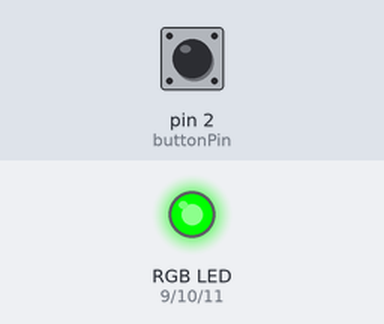
The sketch below on a simulated Arduino Uno, built with avr-gcc and run on an emulated ATmega328P. Parts: an RGB LED mixed from three pins (HIGH = lit). Dashed ring = blinking. The test bench sets the inputs (shaded band); at power-on: pin 2 (buttonPin) HIGH.

Above: at 1.2 s.
1.3 s: pin 2 (buttonPin) pulled LOW for 1 s
At 3.54 s:
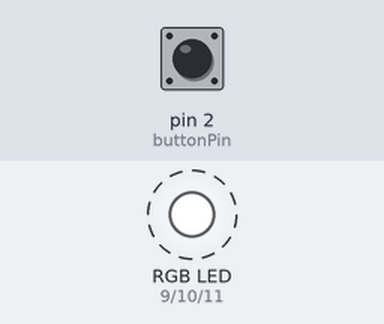
5.3 s: pin 2 (buttonPin) pulled LOW for 0.15 s
At 6.04 s:
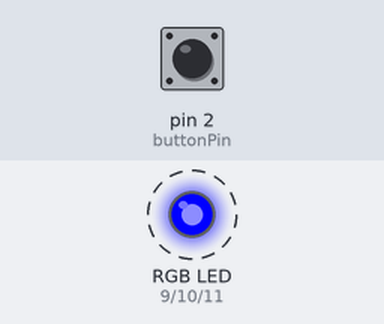
8.4 s: pin 2 (buttonPin) pulled LOW for 0.15 s
At 9.1 s:
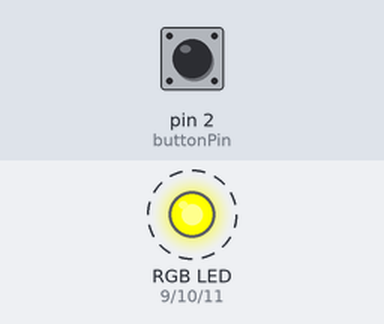
11.5 s: pin 2 (buttonPin) pulled LOW for 3.2 s
At 14.9 s:
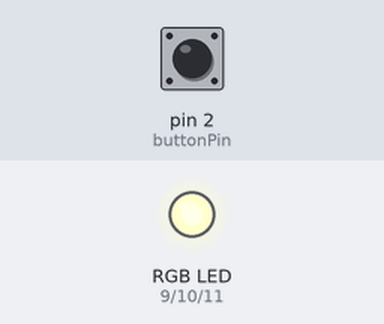
17.7 s: pin 2 (buttonPin) pulled LOW for 0.15 s
20.7 s: pin 2 (buttonPin) pulled LOW for 1 s
Timing chart, 0 to 23.7 s (numbered marks = the images above; inputs shaded):
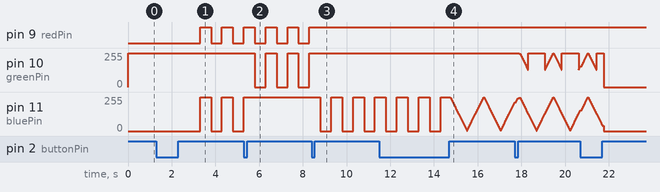

The sketch:

113AT0021_LightStick_JesslynBoediono.ino
```cpp
// Lightstick with 3 modes (Constant, Blink, Breathing)
// Short click = change color
// Long press = change mode
// Color order: Green, Blue, Yellow, Red

int redPin = 9;
int greenPin = 10;
int bluePin = 11;
int buttonPin = 2;

int mode = 0;         // 0: Constant, 1: Blink, 2: Breathing
int colorIndex = 0;   // 0: Green, 1: Blue, 2: Yellow, 3: Red

unsigned long lastPressTime = 0;
bool lastButtonState = HIGH;

int debounceDelay = 50;
int longPressTime = 800;
int fadeValue = 0;
int fadeDirection = 1;

// Updated color order
int colors[4][3] = {
  {0, 255, 0},
  {0, 0, 255},
  {255, 255, 0},
  {255, 0, 0}
};

// For blinking and breathing timing
unsigned long prevMillis = 0;
int brightness = 0;
int fadeAmount = 5;
bool ledOn = false;

void setup() {
  pinMode(redPin, OUTPUT);
  pinMode(greenPin, OUTPUT);
  pinMode(bluePin, OUTPUT);
  pinMode(buttonPin, INPUT_PULLUP);
}

void loop() {
  handleButton();

  if (mode == 0) {
    // Constant Light
    showColor(colors[colorIndex][0], colors[colorIndex][1], colors[colorIndex][2]);
  }
  else if (mode == 1) {
    // Blink Mode (on/off)
    blinkMode();
  }
  else if (mode == 2) {
    // Breathing Mode (fade in/out)
    breathingMode();
  }
}

void handleButton() {
  bool buttonState = digitalRead(buttonPin);
  unsigned long now = millis();

  if (buttonState != lastButtonState) {
    delay(debounceDelay);
    if (buttonState == LOW) {
      lastPressTime = now;
    } else {
      unsigned long pressDuration = now - lastPressTime;
      if (pressDuration < longPressTime) {
        // Short click: change color
        colorIndex = (colorIndex + 1) % 4; // updated to 4 colors
      } else {
        // Long press: change mode
        mode = (mode + 1) % 3;
        prevMillis = now;
        ledOn = false;
        brightness = 0;
        fadeAmount = 5;
      }
    }
  }
  lastButtonState = buttonState;
}

void showColor(int r, int g, int b) {
  analogWrite(redPin, r);
  analogWrite(greenPin, g);
  analogWrite(bluePin, b);
}

void blinkMode() {
  unsigned long currentMillis = millis();
  if (currentMillis - prevMillis >= 500) { // 0.5s blink
    prevMillis = currentMillis;
    ledOn = !ledOn;
    if (ledOn) {
      showColor(colors[colorIndex][0], colors[colorIndex][1], colors[colorIndex][2]);
    } else {
      showColor(255, 255, 255); // OFF
    }
  }
}

void breathingMode() {

  unsigned long currentMillis = millis();

  if (currentMillis - prevMillis >= 10) { // breathing speed
    prevMillis = currentMillis;

    fadeValue += fadeDirection * 5;
    if (fadeValue <= 0 || fadeValue >= 255) {
      fadeDirection = -fadeDirection; // reverse at ends
    }


    int r = 255 - ((255 - colors[colorIndex][0]) * fadeValue / 255);
    int g = 255 - ((255 - colors[colorIndex][1]) * fadeValue / 255);
    int b = 255 - ((255 - colors[colorIndex][2]) * fadeValue / 255);
    showColor(r, g, b);
    delay(15);
  }
}
```

Measured:
- after the input at 1.3 s, pin 9 (redPin): alternates HIGH for 0.50 s and LOW for 0.50 s, starting after 2.0 s; pin 11 (bluePin): alternates 255/255 for 0.50 s and 0/255 for 0.50 s, starting after 2.0 s
- after the input at 5.3 s, pin 10 (greenPin): alternates 255/255 for 0.50 s and 0/255 for 0.50 s, starting after 0.50 s; pin 11 (bluePin): stops changing and stays 255/255
- after the input at 8.4 s, pin 9 (redPin): stops changing and stays HIGH; pin 10 (greenPin): stops changing and stays 255/255; pin 11 (bluePin): alternates 255/255 for 0.50 s and 0/255 for 0.50 s, starting after 0.40 s
